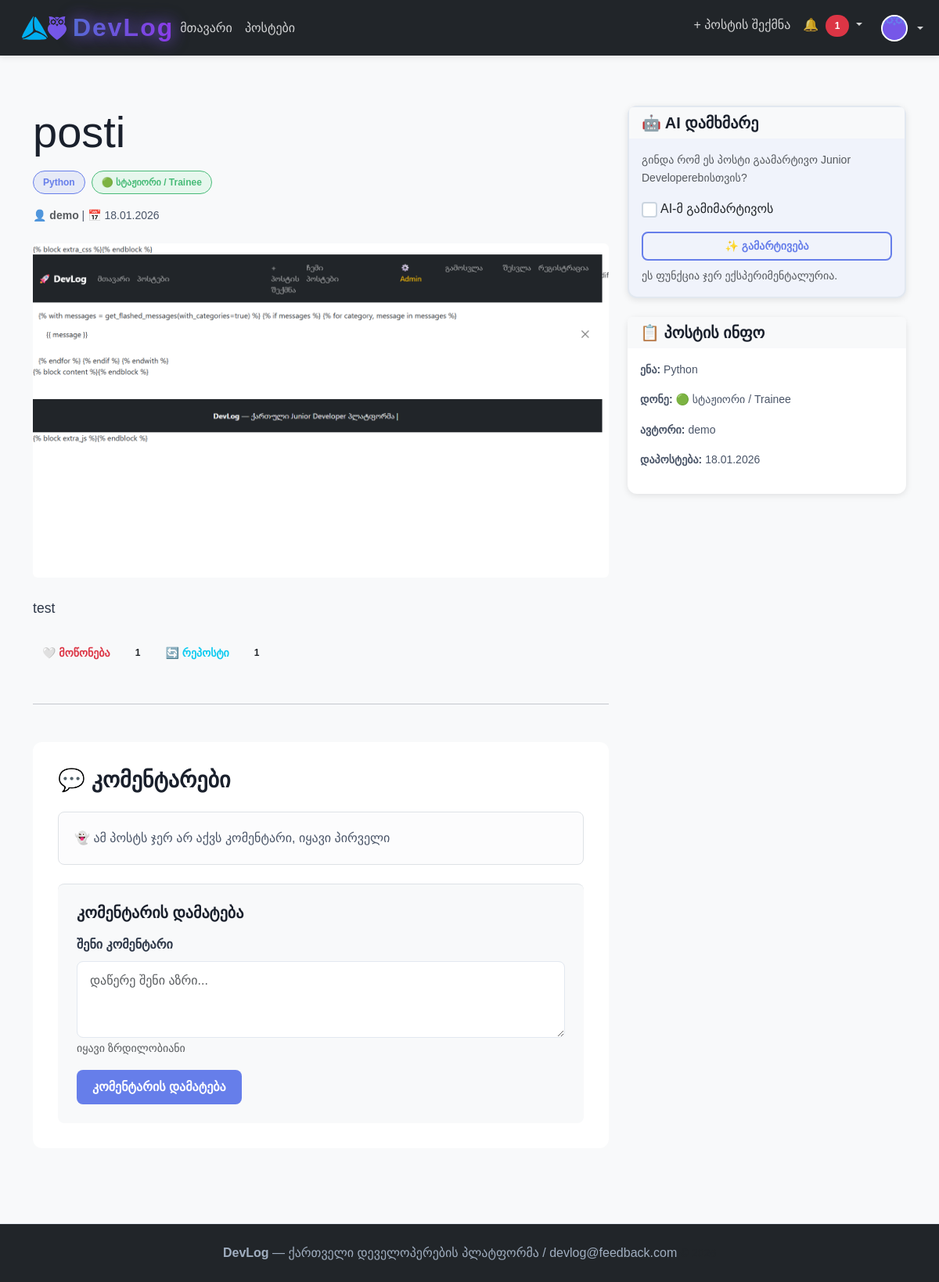
/post/1 (signed in), run on the app's committed database.
### models.py (models this page shows, shortened)
class User(db.Model):
    __tablename__ = 'users'
    id = db.Column(db.Integer, primary_key=True)
    username = db.Column(db.String(80), unique=True)
    email = db.Column(db.String(120), unique=True)
    password = db.Column(db.String(255))
    role = db.Column(db.String(20), default='user')
    level = db.Column(db.String(50), default='beginner')
    gender = db.Column(db.String(20), default='other')
    profile_photo = db.Column(db.String(255), default='/static/images/avatar-default.png')
    bio = db.Column(db.Text, default='')
    created_at = db.Column(db.DateTime, default=datetime.now)
    posts = db.relationship('Post', backref='author')
    comments = db.relationship('Comment', backref='author')
    likes = db.relationship('Like', backref='author')
    reposts = db.relationship('Repost', backref='author')
    notifications = db.relationship('Notification', backref='recipient', foreign_keys='Notification.user_id')
    sent_notifications = db.relationship('Notification', backref='sender', foreign_keys='Notification.sender_id')
    messages_sent = db.relationship('Message', backref='sender', foreign_keys='Message.sender_id')
    messages_received = db.relationship('Message', backref='receiver', foreign_keys='Message.receiver_id')
    following = db.relationship(
        'User',
        secondary=follow_table,
        primaryjoin=follow_table.c.follower_id == id,
        secondaryjoin=follow_table.c.followed_id == id,
        backref='followers'
    )

class Post(db.Model):
    __tablename__ = 'posts'
    id = db.Column(db.Integer, primary_key=True)
    title = db.Column(db.String(200))
    content = db.Column(db.Text)
    language = db.Column(db.String(50))
    level = db.Column(db.String(50))
    photo = db.Column(db.String(255))
    is_published = db.Column(db.Boolean, default=False)
    created_at = db.Column(db.DateTime, default=datetime.now)
    updated_at = db.Column(db.DateTime, default=datetime.now)
    author_id = db.Column(db.Integer, db.ForeignKey('users.id'))
    comments = db.relationship('Comment', backref='post')
    likes = db.relationship('Like', backref='post')
    reposts = db.relationship('Repost', backref='post')
    notifications = db.relationship('Notification', backref='post')

### routes.py (the view)
    @app.route('/post/<int:post_id>')
    def post_detail(post_id):
        post = Post.query.get(post_id)
        if post is None:
            return "Post not found", 404
        return render_template('post_detail.html', post=post)

### templates/post_detail.html (shortened to what this page needs)
{% extends "base.html" %}
{% block content %}
<div class="container py-5">
    <div class="row">
        <div class="col-md-8">
            <article class="mb-4">
                <header class="mb-4">
                    <h1 class="display-4 mb-3">{{ post.title }}</h1>
                    <div class="d-flex flex-wrap gap-2 align-items-center mb-3">
                        <span class="badge badge-language">{{ post.language }}</span>
                        <span class="badge badge-level">
                            {% if post.level == 'beginner' %}🟢 სტაჟიორი / Trainee
                            {% elif post.level == 'junior' %}🔵 ჯუნიორი / Junior
                            {% elif post.level == 'intermediate' %}🟠 საშუალო / Mid-Level
                            {% else %}🔴 სენიორი / Senior
                            {% endif %}
                        </span>
                    </div>
                    <div class="text-muted small">
                        <p class="mb-0">
                            <a href="{{ url_for('user_profile', username=post.author.username) }}" class="text-decoration-none text-muted"><strong>👤 {{ post.author.username }}</strong></a> |
                            <span title="{{ post.created_at.strftime('%d.%m.%Y %H:%M') if post.created_at else 'უცნობი' }}">
                                📅 {{ post.created_at.strftime('%d.%m.%Y') if post.created_at else 'უცნობი' }}
                            </span>
                        </p>
                    </div>
                </header>
                {% if post.photo %}
                <div class="post-image mb-4">
                    <img src="{{ url_for('static', filename='uploads/posts/' + post.photo) }}" alt="{{ post.title }}" class="img-fluid rounded" style="max-width: 100%; height: auto;">
                </div>
                {% endif %}
                <section class="post-content">
                    {{ post.content }}
                </section>
                <div class="post-actions mt-4 mb-4">
                    <div class="d-flex gap-2 flex-wrap">
                        {% if current_user %}
                            <form method="POST" action="{{ url_for('like_post', post_id=post.id) }}" style="display: inline;">
                                <button type="submit" class="btn btn-outline-danger btn-sm">
                                    🤍 მოწონება
                                </button>
                            </form>
                        {% else %}
                            <a href="{{ url_for('login') }}" class="btn btn-outline-danger btn-sm">🤍 მოწონება</a>
                        {% endif %}
                        <span class="badge bg-light text-dark align-self-center">{{ post.likes|length }}</span>
                        {% if current_user %}
                            <form method="POST" action="{{ url_for('repost_post', post_id=post.id) }}" style="display: inline;">
                                <button type="submit" class="btn btn-outline-info btn-sm">
                                    🔄 რეპოსტი
                                </button>
                            </form>
                        {% else %}
                            <a href="{{ url_for('login') }}" class="btn btn-outline-info btn-sm">🔄 რეპოსტი</a>
                        {% endif %}
                        <span class="badge bg-light text-dark align-self-center">{{ post.reposts|length }}</span>
                    </div>
                </div>
            </article>
            <hr class="my-5">
            <section class="comments-section">
                <h3 class="mb-4">
                    💬 კომენტარები
                </h3>
                {% if post.comments %}
                    <div class="comments-list mb-4">
                        {% for comment in post.comments %}
                            <div class="comment-card mb-3">
                                <div class="comment-header d-flex justify-content-between align-items-start">
                                    <div>
                                        <a href="{{ url_for('user_profile', username=comment.author.username) }}" class="text-decoration-none"><strong>👤 {{ comment.author.username }}</strong></a>
                                    </div>
                                    <small class="text-muted">📅 {{ comment.created_at.strftime('%d.%m.%Y %H:%M') if comment.created_at else 'უცნობი' }}</small>
                                </div>
                                <p class="comment-text mt-2 mb-0">{{ comment.content }}</p>
                            </div>
                        {% endfor %}
                    </div>
                {% else %}
                    <div class="alert alert-light border mb-4">
                        <p class="mb-0">👻 ამ პოსტს ჯერ არ აქვს კომენტარი, იყავი პირველი</p>
                    </div>
                {% endif %}
                {% if current_user %}
                    <div class="add-comment-section mt-4 pt-4 border-top">
                        <h5 class="mb-3">კომენტარის დამატება</h5>
                        <form method="POST" action="{{ url_for('add_comment', post_id=post.id) }}">
                            <div class="mb-3">
                                <label for="commentContent" class="form-label">შენი კომენტარი</label>
                                <textarea
                                    class="form-control"
                                    id="commentContent"
                                    name="content"
                                    rows="3"
                                    placeholder="დაწერე შენი აზრი..."
                                    required></textarea>
                                <small class="text-muted">იყავი ზრდილობიანი</small>
                            </div>
                            <button type="submit" class="btn btn-primary">კომენტარის დამატება</button>
                        </form>
                    </div>
                {% endif %}
            </section>
        </div>
        <div class="col-md-4">
            <div class="card ai-helper-card mb-4">
                <div class="card-header bg-light">
                    <h5 class="mb-0">🤖 AI დამხმარე</h5>
                </div>
                <div class="card-body">
                    <p class="small text-muted mb-3">
                        გინდა რომ ეს პოსტი გაამარტივო Junior Developerebისთვის?
                    </p>
                    <div class="form-check mb-3">
                        <input
                            class="form-check-input"
                            type="checkbox"
                            id="aiSimplify"
                            name="ai_simplify">
                        <label class="form-check-label" for="aiSimplify">
                            AI-მ გამიმარტივოს
                        </label>
                    </div>
                    <button type="button" class="btn btn-sm btn-outline-primary w-100" onclick="handleAISimplify()">
                        ✨ გამარტივება
                    </button>
                    <small class="text-muted d-block mt-2">
                        ეს ფუნქცია ჯერ ექსპერიმენტალურია.
                    </small>
                </div>
            </div>
            <div class="card">
                <div class="card-header bg-light">
                    <h5 class="mb-0">📋 პოსტის ინფო</h5>
                </div>
                <div class="card-body">
                    <p class="small"><strong>ენა:</strong> {{ post.language }}</p>
                    <p class="small"><strong>დონე:</strong>
                        {% if post.level == 'beginner' %}🟢 სტაჟიორი / Trainee
                        {% elif post.level == 'junior' %}🔵 ჯუნიორი / Junior
                        {% elif post.level == 'intermediate' %}🟠 საშუალო / Mid-Level
                        {% else %}🔴 სენიორი / Senior
                        {% endif %}
                    </p>
                    <p class="small"><strong>ავტორი:</strong> {{ post.author.username }}</p>
                    <p class="small"><strong>დაპოსტება:</strong> {{ post.created_at.strftime('%d.%m.%Y') if post.created_at else 'უცნობი' }}</p>
                </div>
            </div>
        </div>
    </div>
</div>
{% endblock %}

### templates/base.html (shortened to what this page needs)
<!DOCTYPE html>
<html lang="ka">
<head>
    <link href="https://cdn.jsdelivr.net/npm/bootstrap@5.3.0/dist/css/bootstrap.min.css" rel="stylesheet">
    <link rel="stylesheet" href="{{ url_for('static', filename='css/style.css') }}">
</head>
<body>
    <nav class="navbar navbar-expand-lg navbar-dark bg-dark sticky-top">
        <div class="container-fluid">
            <a class="navbar-brand fw-bold d-flex align-items-center gap-2" href="{{ url_for('index') }}">
                <a href="https://tbcbank.ge/ka/tbc-education" target="_blank">
                    <img src="{{ url_for('static', filename='images/tbc.svg') }}" alt="TBC" class="navbar-logo" style="height: 30px; width: auto;">
                </a>
                <a href="https://geolab.edu.ge/en/tbceducation/" target="_blank">
                    <img src="{{ url_for('static', filename='images/geolab.svg') }}" alt="GeoLab" class="navbar-logo" style="height: 30px; width: auto;">
                </a>
                <a href="{{ url_for('index') }}" class="devlog-brand-text ms-2">DevLog</a>
            </a>
            <div class="collapse navbar-collapse" id="navbarNav">
                <ul class="navbar-nav me-auto">
                    <li class="nav-item">
                        <a class="nav-link" href="{{ url_for('index') }}">მთავარი</a>
                    </li>
                    <li class="nav-item">
                        <a class="nav-link" href="{{ url_for('posts') }}">პოსტები</a>
                    </li>
                </ul>
                <ul class="navbar-nav ms-auto">
                    {% if current_user %}
                        <li class="nav-item">
                            <a class="nav-link" href="{{ url_for('create_post') }}">+ პოსტის შექმნა</a>
                        </li>
                        <li class="nav-item dropdown">
                            <a class="nav-link dropdown-toggle" href="#" role="button" data-bs-toggle="dropdown" aria-expanded="false">
                                🔔
                                {% if unread_notifications_count > 0 %}
                                    <span class="badge bg-danger ms-1">{{ unread_notifications_count }}</span>
                                {% endif %}
                            </a>
                        </li>
                        <li class="nav-item dropdown ms-lg-2">
                            <a class="nav-link dropdown-toggle d-flex align-items-center gap-2" href="#" role="button" data-bs-toggle="dropdown" aria-expanded="false">
                                {% if current_user.profile_photo %}
                                    <img src="{{ current_user.profile_photo }}" class="nav-avatar" alt="{{ current_user.username }}">
                                {% else %}
                                    <span class="nav-avatar nav-avatar-initial">{{ current_user.username[0]|upper }}</span>
                                {% endif %}
                            </a>
                        </li>
                    {% endif %}
                </ul>
            </div>
        </div>
    </nav>
    <main class="main-content">
        {% block content %}{% endblock %}
    </main>
    <footer class="bg-dark text-light text-center py-4 mt-5">
        <div class="container">
            <p class="mb-0">
                <strong>DevLog</strong> — ქართველი დეველოპერების პლატფორმა / devlog@feedback.com
                <small class="text-muted">© 2026</small>
            </p>
        </div>
    </footer>
</body>
</html>

### data on the page
User: profile_photo (picture)
Post: title "posti", language "Python", created_at "18.01.2026", photo (picture), content "test"
User: author.username "demo"

### other printed values
{{ unread_notifications_count }} "1"
{{ post.likes|length }} "1"
{{ post.reposts|length }} "1"
